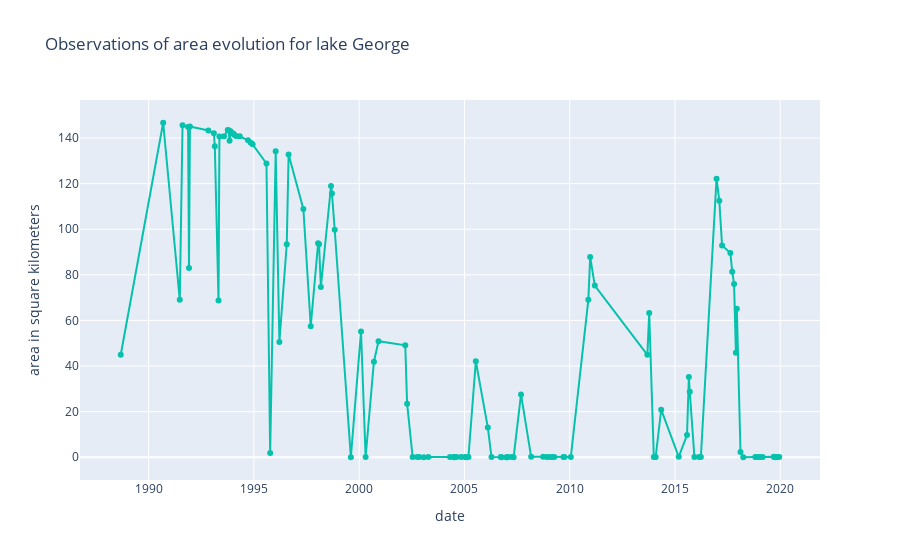

Notebook cell for this chart:
### Markdown cell above
### 3. Analyze lake evolution

### Code cell
analyze_lake("george", train_data, train_detections)
